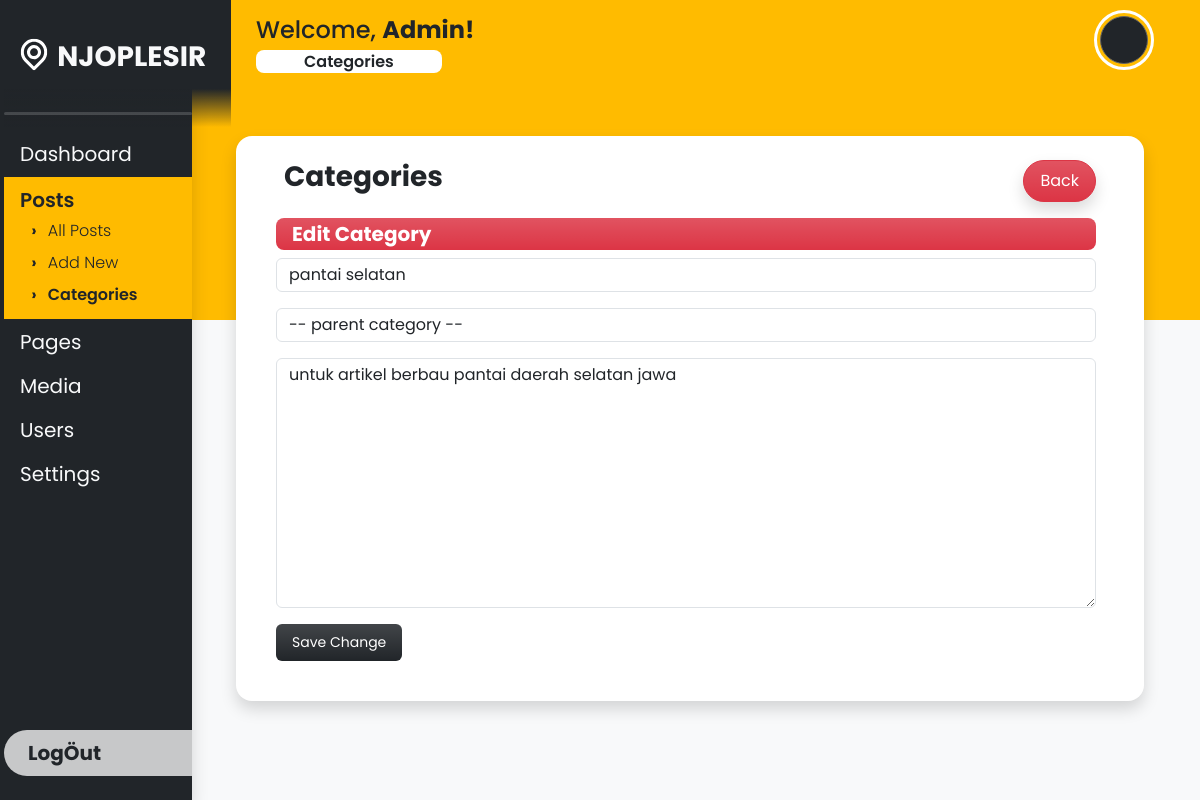
Page /edit_categories.php?id=13 (signed in) on the committed database.
### tables this page shows
CREATE TABLE `daftar_user` (
  `id` int NOT NULL AUTO_INCREMENT,
  `firstName` varchar(100) DEFAULT NULL,
  `lastName` varchar(100) DEFAULT NULL,
  `username` varchar(255) DEFAULT NULL,
  `email` varchar(255) DEFAULT NULL,
  `password` varchar(255) DEFAULT NULL,
  `photoProfileName` varchar(255) DEFAULT NULL,
  `role` varchar(255) DEFAULT NULL,
  `passwordRaw` varchar(255) DEFAULT NULL,
  PRIMARY KEY (`id`)
);

CREATE TABLE `daftar_kategori` (
  `id` int NOT NULL AUTO_INCREMENT,
  `name` varchar(255) DEFAULT NULL,
  `description` text,
  `parent` varchar(255) DEFAULT NULL,
  PRIMARY KEY (`id`)
);

### edit_categories.php (the view, shortened to what this page needs)
<?php
    include "koneksi.php"; global $conn;
    $id_login = $_SESSION['id'];
    $query_login = mysqli_query($conn, "SELECT * FROM daftar_user WHERE id = $id_login");
    $result_login = mysqli_fetch_assoc($query_login);
    $role_login = $result_login['role'];
    $url = isset($_SERVER['HTTP_REFERER']) ? htmlspecialchars($_SERVER['HTTP_REFERER']) : '';
    $id_cat = $_GET['id'];
    $sql_cat = mysqli_query($conn, "SELECT * FROM daftar_kategori where id = $id_cat");
    $rslt_cat = mysqli_fetch_assoc($sql_cat);
?>
<!DOCTYPE html>
<html lang="en">
<head>
    <link
        href="https://cdn.jsdelivr.net/npm/bootstrap@5.3.0-alpha1/dist/css/bootstrap.min.css"
        rel="stylesheet"
    />
</head>
<body class="bg-primary overflow-hidden bg-orange">
    <div class="row vh-100 bg-light">
        <div class="col-2 vh-100 bg-dark overflow-hidden shadow z-3 d-flex flex-column justify-content-between align-items-start p-0 ps-3">
            <div class="d-flex flex-column justify-content-start align-items-start w-100 position-relative overflow-y-auto sidebar">
                <div id="logoCompany" class="d-flex justify-content-center align-items-center">
                    <a href="dashboard.php" class="nav-link" style="transform:translateX(-7px) translateY(7px)">
                        <span class="fs-3 fw-bold text-light">NJOPLESIR</span>
                    </a>
                </div>
                <hr class="lineGray text-center w-100 bg-white border-0 rounded-3">
                <div class="nav-side text-white w-100 pb-2">
                    <a href="dashboard.php" class="nav-link w-100 fs-5 py-2 ps-3 fw-normal text-light">
                        Dashboard
                    </a>
                    <div onclick="dropdownActive(this)" class="nav-link position-relative fs-5 py-2 bg-orange ps-3 fw-bold text-dark dropdown dropdown-active">
                        <span class="lh-1 py-2">Posts</span>
                        <a href="post_all.php" class="nav-link fw-light"><li class="lh-1 py-2 fs-6">All Posts</li></a>
                        <a href="post_new.php" class="nav-link fw-light"><li class="lh-1 py-2 fs-6">Add New</li></a>
                        <a href="post_categories.php" class="nav-link fw-semibold"><li class="lh-1 py-2 fs-6">Categories</li></a>
                    </div>
                    <?php if($role_login == "Admin") : ?>
                    <div onclick="dropdownActive(this)" class="nav-link position-relative fs-5 py-2 ps-3 fw-normal text-light dropdown">
                        <span class="lh-1 py-2">Pages</span>
                        <a href="page_all.php" class="nav-link fw-light"><li class="lh-1 py-2 fs-6">All Pages</li></a>
                    </div>
                    <?php else : ?>
                    <?php endif; ?>
                    <?php if($role_login == "Admin") : ?>
                    <div onclick="dropdownActive(this)" class="nav-link position-relative fs-5 py-2 ps-3 fw-normal text-light dropdown">
                        <span class="lh-1 py-2">Media</span>
                        <a href="media_library.php" class="nav-link fw-light"><li class="lh-1 py-2 fs-6">Library</li></a>
                    </div>
                    <?php else : ?>
                    <?php endif; ?>
                    <div onclick="dropdownActive(this)" class="nav-link position-relative fs-5 py-2 ps-3 fw-normal text-light dropdown">
                        <span class="lh-1 py-2">Users</span>
                        <a href="user_all.php" class="nav-link fw-light"><li class="lh-1 py-2 fs-6">All Users</li></a>
                    </div>
                    <?php if($role_login == "Admin") : ?>
                    <a href="settings.php" class="nav-link position-relative fs-5 py-2 ps-3 fw-normal text-light dropdown">
                        <span class="lh-1 py-2">Settings</span>
                    </a>
                    <?php else : ?>
                    <?php endif; ?>
                </div>
            </div>
            <a href="logout_process.php" class="nav-link bg-white bg-opacity-75 text-dark w-100 py-2 ps-4 fs-5 mb-4 rounded-5 rounded-end-0 fw-bold">
                Log&Ouml;ut
            </a>
        </div>
        <div class="col-10 vh-100 position-relative bg-light overflow-y-auto z-1 d-flex flex-column justify-content-start align-items-start p-0">
            <div class="weltext position-absolute top-0 d-flex justify-content-between align-items-start px-5 py-3 pb-5 w-100 bg-orange">
                <h4 class="text-dark ms-3">
                    Welcome,
                    <span class="fw-bold"><?= ucwords($result_login['username']) ?>!</span>
                    <br>
                    <span class="fs-6 fw-semibold bg-white rounded-3 px-5">
                        Categories
                    </span>
                </h4>
                <div class="d-flex justify-content-end align-items-center">
                    <div onclick="dropdownProfile(this)" class="profile me-3 rounded-circle bg-dark position-relative" style="background-image:url('./assets/library_image/<?= $result_login['photoProfileName'] ?>')">
                    </div>
                </div>
            </div>
            <div class="position-absolute z-2 w-100 main">
                <div class="w-100 vh-auto row px-5 py-2 my-2">
                    <div class="bg-white col p-4 mx-2 rounded-4 shadow">
                        <div class="d-flex justify-content-between px-4">
                            <h3 class="text-dark fw-bold">Categories</h3>
                            <a href="<?= $url; ?>" class="btn btn-danger bg-gradient shadow p-1 pt-2 px-3 rounded-pill">Back</a>
                        </div>
                        <div class="row ps-3 w-100">
                            <div class="col-12 py-3">
                                <h5 class="text-start fw-bold px-3 py-1 rounded-3 bg-danger bg-gradient text-white">Edit Category</h5>
                                <form action="edit_categories_process.php" method="post">
                                    <input type="text" name="nameCategory" id="nameCategory" placeholder="name" class="form-control py-1" autocomplete="off" value="<?= $rslt_cat['name'] ?>" required>
                                    <select name="parentCategory" id="parentCategory" class="form-control py-1 my-3">
                                        <option value="">-- parent category --</option>
                                    </select>
                                    <textarea name="descCategory" id="descCategory" placeholder="description" maxlength="100" rows="10" cols="30" class="form-control py-1" required><?= $rslt_cat['description'] ?></textarea>
                                    <input type="submit" name="submitCategory" id="submitCategory" value="Save Change" class="btn btn-dark bg-gradient border-0 py-2 px-3 mt-3 submitCategory">
                                </form>
                            </div>
                        </div>
                    </div>
                </div>
            </div>
        </div>
    </div>
</body>
</html>

### rows in the picture
daftar_user: username "Admin"
daftar_kategori: nameCategory "pantai selatan", descCategory "untuk artikel berbau pantai daerah selatan jawa"
